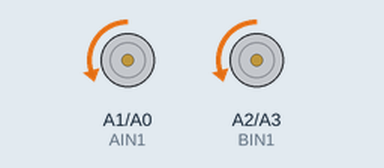
Recording of a sketch running on a simulated Arduino Uno, built with avr-gcc and run on an emulated ATmega328P. Parts: motor-driver pin pairs drawn as motors (green arrow = first pin HIGH = forward, orange = second pin HIGH = backward, longer = more drive, scaled by the enable pin). At 8.0 s the program stops and its outputs stay as they are.

Above: at 1.1 s.
At 6.1 s:
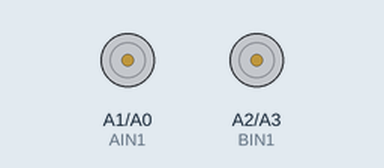
Timing chart, 0 to 7.6 s (numbered marks = the images above):
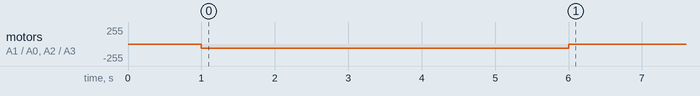

The sketch:

01-Move-Straight.ino
```cpp
/*
   Experiment 01: Open-Loop Control & H-Bridge Motor Calibration (R4 WiFi)

   This sketch drives the AlphaBot2 forward for 5 seconds.
   Students will calibrate the LEFT_SPEED_OFFSET and RIGHT_SPEED_OFFSET
   constants to ensure the robot moves in a perfectly straight line.

   Compatible with Arduino UNO R4 WiFi.
*/

// H-Bridge Pin Definitions
#define PWMA 6  // Left Motor Speed pin (ENA)
#define AIN2 A0 // Left Motor Direction 2
#define AIN1 A1 // Left Motor Direction 1
#define PWMB 5  // Right Motor Speed pin (ENB)
#define BIN1 A2 // Right Motor Direction 1
#define BIN2 A3 // Right Motor Direction 2

// --- CALIBRATION OFFSETS ---
// TODO: Adjust these values during the lab to align your wheels!
// Range: -50 to 50
const int LEFT_SPEED_OFFSET = 0;
const int RIGHT_SPEED_OFFSET = 0;

void setup() {
  // Configure motor driver control pins as outputs
  pinMode(PWMA, OUTPUT);
  pinMode(AIN2, OUTPUT);
  pinMode(AIN1, OUTPUT);
  pinMode(PWMB, OUTPUT);
  pinMode(BIN1, OUTPUT);
  pinMode(BIN2, OUTPUT);

  // Initialize motors to fully stopped
  stopMotors();
  delay(1000); // Wait 1 second before starting
}

void loop() {
  // Move forward at base speed of 60 (low speed for classroom safety)
  moveForward(60);

  // Keep moving for 5 seconds
  delay(5000);

  // Stop the motors
  stopMotors();

  // Stop program execution (infinite loop)
  while (1) {
    delay(1000);
  }
}

/**
 * Commands the H-bridge to drive both motors forward.
 * Applies the calibration speed offsets to balance rotation rates.
 *
 * @param baseSpeed Target PWM value (0 to 255)
 */
void moveForward(int baseSpeed) {
  // 1. Calculate speeds after offsets
  int finalLeftSpeed = baseSpeed + LEFT_SPEED_OFFSET;
  int finalRightSpeed = baseSpeed + RIGHT_SPEED_OFFSET;

  // 2. Constrain speeds to valid PWM range [0, 255]
  finalLeftSpeed = constrain(finalLeftSpeed, 0, 255);
  finalRightSpeed = constrain(finalRightSpeed, 0, 255);

  // 3. Set directions to Forward
  // Left Motor Forward: AIN1 = LOW, AIN2 = HIGH
  digitalWrite(AIN1, LOW);
  digitalWrite(AIN2, HIGH);

  // Right Motor Forward: BIN1 = LOW, BIN2 = HIGH
  digitalWrite(BIN1, LOW);
  digitalWrite(BIN2, HIGH);

  // 4. Output the analog PWM speeds to the H-Bridge speed pins
  analogWrite(PWMA, finalLeftSpeed);
  analogWrite(PWMB, finalRightSpeed);
}

/**
 * Instantly stops both motors by cutting PWM signals and pulling
 * direction pins LOW.
 */
void stopMotors() {
  analogWrite(PWMA, 0);
  analogWrite(PWMB, 0);
  digitalWrite(AIN1, LOW);
  digitalWrite(AIN2, LOW);
  digitalWrite(BIN1, LOW);
  digitalWrite(BIN2, LOW);
}
```

Measured:
- by itself, motor on A1 (AIN1) / A0 (AIN2), motor on A2 (BIN1) / A3 (BIN2): stopped → backward 60/255 at 1.0 s, → stopped 5.0 s later
